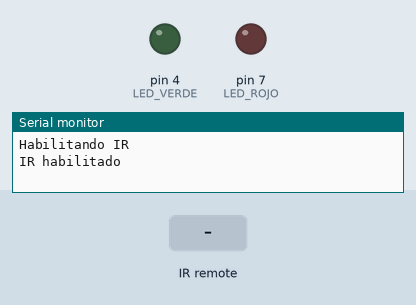
Recording of a sketch running on a simulated Arduino Uno, built with avr-gcc and run on an emulated ATmega328P. On the bench: output pins drawn as LEDs (lit = HIGH), the last lines printed to the serial monitor. Inputs (shaded band) come from the test bench.

Above: at 1.2 s.
1.3 s: infrared code 0x8F7 received
At 2.4 s:
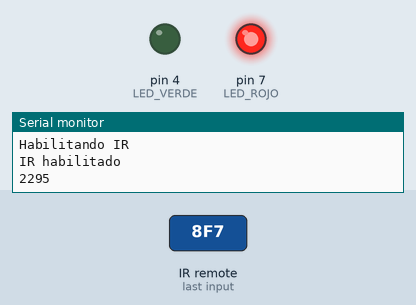
2.8 s: infrared code 0x8877 received
At 3.5 s:
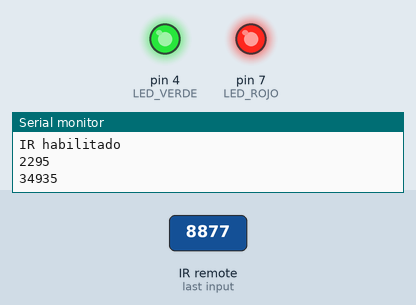
Timing chart, 0 to 5.8 s (numbered marks = the images above; inputs shaded):
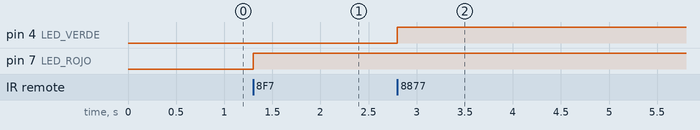

Measured:
- after the input at 1.3 s, pin 7 (LED_ROJO): LOW → HIGH at once
- after the input at 2.8 s, pin 4 (LED_VERDE): LOW → HIGH at once

The sketch:

control_remoto_ir.ino
```cpp
/*
  Utilizando un control remoto por infrarrojos
  Domingo 4 de octubre de 2020

  Lucas Martín Treser - Automatismos Mar del Plata
  https://www.automatismos-mdq.com.ar/

  Simulación disponible en:
  https://www.tinkercad.com/things/3AQTaQ43i1w

*/

//librería IR Remote
#include <IRremote.h>

const int LED_ROJO = 7;
const int LED_VERDE = 4;
const int RECV_PIN = 2;

IRrecv irrecv(RECV_PIN);
decode_results resultado;

void setup() {

  pinMode(LED_ROJO, OUTPUT);
  pinMode(LED_VERDE, OUTPUT);

  Serial.begin(9600);
  Serial.println("Habilitando IR");
  irrecv.enableIRIn();
  Serial.println("IR habilitado");
}

void loop() {

  //irrecv.decode() retorna "true" si hay recepción
  //y almacena el dato en la variable "resultado"
  if (irrecv.decode(&resultado)) {
    unsigned int comando = resultado.value;
    Serial.println(comando);

    switch (comando) {
      case 2295: //tecla 1
        digitalWrite(LED_ROJO, HIGH);
        break;
      case 34935: //tecla 2
        digitalWrite(LED_VERDE, HIGH);
        break;
      case 255: //tecla on/off
        digitalWrite(LED_ROJO, LOW);
        digitalWrite(LED_VERDE, LOW);
        break;
    }

    irrecv.resume(); //listo para recibir el próximo comando
  }
}
```
